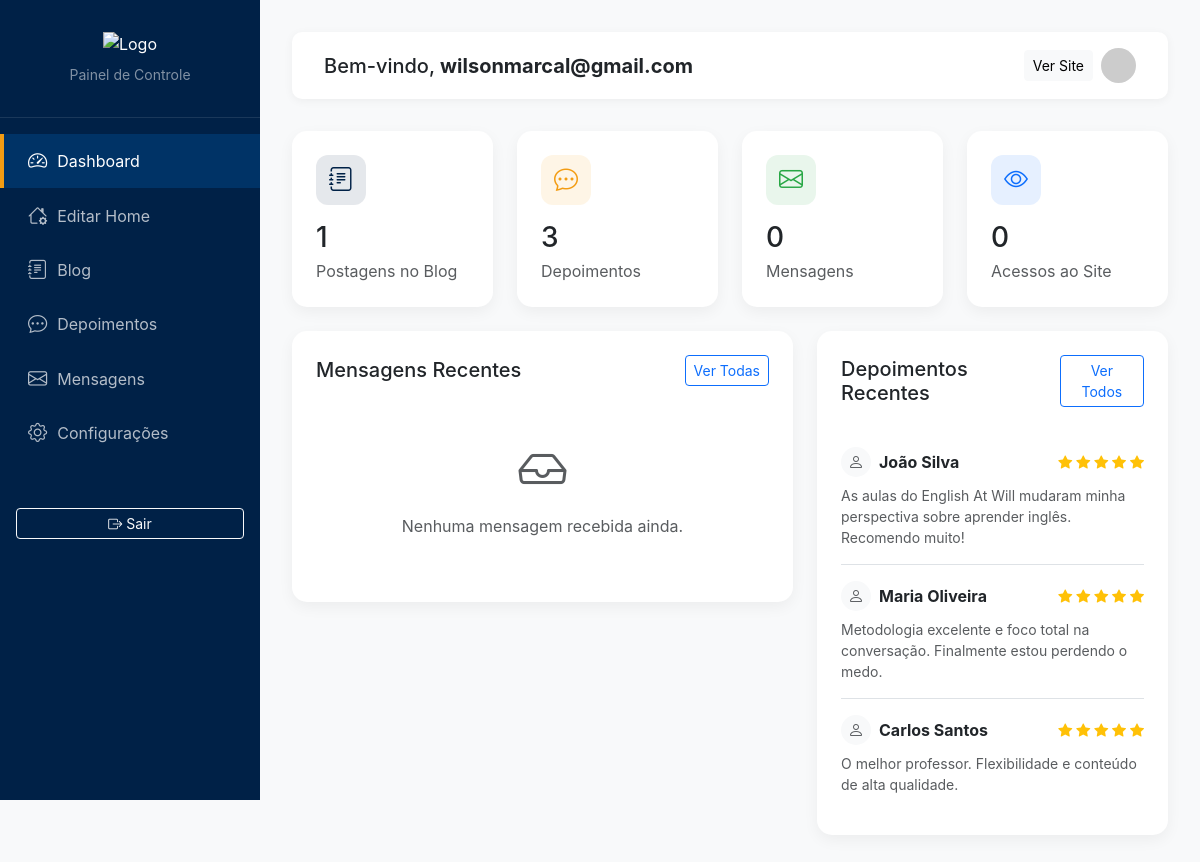
The page /index.php?url=admin (signed in) on the database its author committed.
### tables this page shows
CREATE TABLE IF NOT EXISTS testimonials (
    id INT AUTO_INCREMENT PRIMARY KEY,
    student_name VARCHAR(100) NOT NULL,
    content TEXT NOT NULL,
    rating INT DEFAULT 5,
    image_url VARCHAR(255) DEFAULT NULL,
    created_at TIMESTAMP DEFAULT CURRENT_TIMESTAMP
);

### app/controllers/AdminController.php (called while the page is built, shortened)
<?php
class AdminController extends Controller {
    private $courseModel;
    private $testimonialModel;
    private $contactModel;
    private $settingModel;
    private $postModel;
    public function __construct() {
        $this->courseModel = $this->model('Course');
        $this->testimonialModel = $this->model('Testimonial');
        $this->contactModel = $this->model('Contact');
        $this->settingModel = $this->model('Setting');
        $this->postModel = $this->model('Post');
    }
    public function index() {
        $courses = $this->courseModel->getAll() ?: [];
        $testimonials = $this->testimonialModel->getAll() ?: [];
        $contacts = $this->contactModel->getAll() ?: [];
        $settings = $this->settingModel->getAll() ?: [];
        $posts = $this->postModel->getAll() ?: [];
        $site_views = isset($settings['site_views']) ? (int)$settings['site_views'] : 0;
        $data = [
            'courses_count' => count($courses),
            'testimonials_count' => count($testimonials),
            'posts_count' => count($posts),
            'site_views' => $site_views,
            'contacts' => $contacts,
            'testimonials' => $testimonials,
            'settings' => $settings
        ];
        $this->view('admin/dashboard', $data);
    }
}
?>

### app/core/App.php (called while the page is built, shortened)
<?php
class App {
    protected $currentController = 'HomeController';
    protected $currentMethod = 'index';
    public function __construct() {
        $url = $this->getUrl();
        if (isset($url[0]) && !empty($url[0])) {
            if (file_exists('app/controllers/' . ucwords($url[0]) . 'Controller.php')) {
                $this->currentController = ucwords($url[0]) . 'Controller';
                unset($url[0]);
            }
        }
        if (file_exists('app/controllers/' . $this->currentController . '.php')) {
            $this->currentController = new $this->currentController;
        } else {
            die('Página não encontrada');
        }
        $this->params = $url ? array_values($url) : [];
        call_user_func_array([$this->currentController, $this->currentMethod], $this->params);
    }
    public function getUrl() {
        if (isset($_GET['url'])) {
            $url = rtrim($_GET['url'], '/');
            $url = filter_var($url, FILTER_SANITIZE_URL);
            $url = explode('/', $url);
            return $url;
        }
        return [];
    }
}
?>

### index.php (called while the page is built, shortened)
<?php
require_once 'config/database.php';
require_once 'app/core/App.php';
require_once 'app/core/Controller.php';
$app = new App();
?>

### app/models/Testimonial.php (called while the page is built, shortened)
<?php
class Testimonial {
    private $db;
    public function __construct() {
        $database = new Database();
        $this->db = $database->getConnection();
    }
    public function getAll() {
        $query = "SELECT * FROM testimonials ORDER BY created_at DESC";
        $stmt = $this->db->prepare($query);
        $stmt->execute();
        return $stmt->fetchAll(PDO::FETCH_OBJ);
    }
}
?>

### config/database.php (called while the page is built, shortened)
<?php
class Database {
    private $host = DB_HOST;
    private $db_name = DB_NAME;
    private $username = DB_USER;
    private $password = DB_PASS;
    public function getConnection() {
        $this->conn = null;
        try {
            $this->conn = new PDO("mysql:host=" . $this->host . ";dbname=" . $this->db_name, $this->username, $this->password);
            $this->conn->exec("set names utf8mb4");
            $this->conn->setAttribute(PDO::ATTR_ERRMODE, PDO::ERRMODE_EXCEPTION);
        } catch(PDOException $exception) {
            error_log("Erro de conexão: " . $exception->getMessage());
        }
        return $this->conn;
    }
}
?>

### app/views/admin/dashboard.php (the view, shortened to what this page needs)
<!DOCTYPE html>
<html lang="pt-BR">
<head>
    <link href="https://cdn.jsdelivr.net/npm/bootstrap@5.3.0/dist/css/bootstrap.min.css" rel="stylesheet">
    <link rel="stylesheet" href="https://cdn.jsdelivr.net/npm/bootstrap-icons@1.11.0/font/bootstrap-icons.css">
</head>
<body>
    <div class="sidebar">
        <div class="sidebar-header text-center">
            <img src="<?php echo URLROOT; ?>/images/logo-admin.png" alt="Logo" class="img-fluid mb-2" style="max-height: 60px; ">
            <div class="small text-white-50">Painel de Controle</div>
        </div>
        <div class="sidebar-menu">
            <a href="index.php?url=admin" class="menu-item active">
                <i class="bi bi-speedometer2"></i> Dashboard
            </a>
            <a href="index.php?url=admin/editHome" class="menu-item">
                <i class="bi bi-house-gear"></i> Editar Home
            </a>
            <a href="index.php?url=admin/posts" class="menu-item">
                <i class="bi bi-journal-text"></i> Blog
            </a>
            <a href="index.php?url=admin/testimonials" class="menu-item">
                <i class="bi bi-chat-dots"></i> Depoimentos
            </a>
            <a href="index.php?url=admin/contacts" class="menu-item">
                <i class="bi bi-envelope"></i> Mensagens
            </a>
            <a href="index.php?url=admin/settings" class="menu-item">
                <i class="bi bi-gear"></i> Configurações
            </a>
            <div class="mt-5 px-3">
                <a href="index.php?url=admin/logout" class="btn btn-outline-light btn-sm w-100">
                    <i class="bi bi-box-arrow-right"></i> Sair
                </a>
            </div>
        </div>
    </div>
    <div class="main-content">
        <div class="top-nav">
            <h5 class="mb-0">Bem-vindo, <strong><?php echo $_SESSION['username'] ?? 'Admin'; ?></strong></h5>
            <div class="d-flex align-items-center">
                <a href="index.php" target="_blank" class="btn btn-sm btn-light me-2">Ver Site</a>
                <div class="dropdown">
                    <img src="https://ui-avatars.com/api/?name=Admin&background=002147&color=fff" class="rounded-circle" width="35" alt="Avatar">
                </div>
            </div>
        </div>
        <div class="row g-4 mb-4">
            <div class="col-md-3">
                <div class="stat-card">
                    <div class="stat-icon icon-blue">
                        <i class="bi bi-journal-text"></i>
                    </div>
                    <h3 class="mb-1"><?php echo $data['posts_count'] ?? 0; ?></h3>
                    <p class="text-muted mb-0">Postagens no Blog</p>
                </div>
            </div>
            <div class="col-md-3">
                <div class="stat-card">
                    <div class="stat-icon icon-orange">
                        <i class="bi bi-chat-dots"></i>
                    </div>
                    <h3 class="mb-1"><?php echo $data['testimonials_count'] ?? 0; ?></h3>
                    <p class="text-muted mb-0">Depoimentos</p>
                </div>
            </div>
            <div class="col-md-3">
                <div class="stat-card">
                    <div class="stat-icon icon-green">
                        <i class="bi bi-envelope"></i>
                    </div>
                    <h3 class="mb-1"><?php echo count($data['contacts'] ?? []); ?></h3>
                    <p class="text-muted mb-0">Mensagens</p>
                </div>
            </div>
            <div class="col-md-3">
                <div class="stat-card">
                    <div class="stat-icon" style="background: rgba(13, 110, 253, 0.1); color: #0d6efd;">
                        <i class="bi bi-eye"></i>
                    </div>
                    <h3 class="mb-1"><?php echo $data['site_views'] ?? 0; ?></h3>
                    <p class="text-muted mb-0">Acessos ao Site</p>
                </div>
            </div>
        </div>
        <div class="row">
            <div class="col-lg-7">
                <div class="table-container mb-4">
                    <div class="d-flex justify-content-between align-items-center mb-4">
                        <h5 class="mb-0">Mensagens Recentes</h5>
                        <a href="index.php?url=admin/contacts" class="btn btn-sm btn-outline-primary">Ver Todas</a>
                    </div>
            <?php if (!empty($data['contacts'])): ?>
                <div class="table-responsive">
                    <table class="table table-hover align-middle">
                        <thead class="table-light">
                            <tr>
                                <th>Nome</th>
                                <th>WhatsApp</th>
                                <th>Data</th>
                                <th>Status</th>
                                <th>Ações</th>
                            </tr>
                        </thead>
                        <tbody>
                            <?php foreach (array_slice($data['contacts'], 0, 5) as $contact): ?>
                                <tr>
                                    <td>
                                        <div class="fw-bold"><?php echo htmlspecialchars($contact->name); ?></div>
                                        <small class="text-muted"><?php echo htmlspecialchars($contact->email); ?></small>
                                    </td>
                                    <td><?php echo htmlspecialchars($contact->whatsapp); ?></td>
                                    <td><?php echo date('d/m/Y', strtotime($contact->created_at)); ?></td>
                                    <td>
                                        <span class="badge <?php echo $contact->status == 'new' ? 'badge-new' : 'badge-read'; ?>">
                                            <?php echo $contact->status == 'new' ? 'Nova' : 'Lida'; ?>
                                        </span>
                                    </td>
                                    <td>
                                        <button class="btn btn-sm btn-light"><i class="bi bi-eye"></i></button>
                                    </td>
                                </tr>
                            <?php endforeach; ?>
                        </tbody>
                    </table>
                </div>
            <?php else: ?>
                <div class="text-center py-4">
                    <i class="bi bi-inbox text-muted" style="font-size: 3rem;"></i>
                    <p class="text-muted mt-2">Nenhuma mensagem recebida ainda.</p>
                </div>
            <?php endif; ?>
                </div>
            </div>
            <div class="col-lg-5">
                <div class="table-container">
                    <div class="d-flex justify-content-between align-items-center mb-4">
                        <h5 class="mb-0">Depoimentos Recentes</h5>
                        <a href="index.php?url=admin/testimonials" class="btn btn-sm btn-outline-primary">Ver Todos</a>
                    </div>
                    <?php if (!empty($data['testimonials'])): ?>
                        <div class="list-group list-group-flush">
                            <?php foreach (array_slice($data['testimonials'], 0, 5) as $testimonial): ?>
                                <div class="list-group-item px-0 py-3">
                                    <div class="d-flex align-items-center mb-2">
                                        <?php if ($testimonial->image_url): ?>
                                            <img src="<?php echo $testimonial->image_url; ?>" class="rounded-circle me-2" width="30" height="30" style="object-fit: cover;">
                                        <?php else: ?>
                                            <div class="rounded-circle bg-light d-flex align-items-center justify-content-center me-2" style="width: 30px; height: 30px;">
                                                <i class="bi bi-person text-muted"></i>
                                            </div>
                                        <?php endif; ?>
                                        <div class="fw-bold"><?php echo htmlspecialchars($testimonial->student_name); ?></div>
                                        <div class="ms-auto text-warning small">
                                            <?php for($i=0; $i<$testimonial->rating; $i++): ?>
                                                <i class="bi bi-star-fill"></i>
                                            <?php endfor; ?>
                                        </div>
                                    </div>
                                    <p class="text-muted small mb-0">
                                        <?php echo substr(htmlspecialchars($testimonial->content), 0, 100) . (strlen($testimonial->content) > 100 ? '...' : ''); ?>
                                    </p>
                                </div>
                            <?php endforeach; ?>
                        </div>
                    <?php else: ?>
                        <div class="text-center py-4">
                            <p class="text-muted">Nenhum depoimento ainda.</p>
                        </div>
                    <?php endif; ?>
                </div>
            </div>
        </div>
    </div>
</body>
</html>

### app/core/Controller.php (shortened to what this page needs)
<?php
class Controller {
    public function model($model) {
        return new $model();
    }
    public function view($view, $data = []) {
        $lang = $_SESSION['lang'] ?? 'pt';
        $langFile = 'app/languages/' . $lang . '.php';
        if (file_exists($langFile)) {
            $texts = require $langFile;
            $data['lang'] = $lang;
            $data['texts'] = $texts;
        }
        if (file_exists('app/views/' . $view . '.php')) {
            require_once 'app/views/' . $view . '.php';
        } else {
            die('View não encontrada');
        }
    }
}
?>

### app/views/admin/dashboard.php (style rules this page uses)
:root { --sidebar-bg: #002147; --sidebar-hover: #003366; --accent-color: #f39c12; --content-bg: #f8f9fa; }
body { background-color: var(--content-bg); font-family: 'Inter', sans-serif; }
.sidebar { width: 260px; background-color: var(--sidebar-bg); min-height: 100vh; position: fixed; color: white; transition: all 0.3s; z-index: 1000; }
.sidebar-header { padding: 2rem 1.5rem; border-bottom: 1px solid rgba(255,255,255,0.1); }
.sidebar-menu { padding: 1rem 0; }
.menu-item { padding: 0.8rem 1.5rem; display: flex; align-items: center; color: rgba(255,255,255,0.7); text-decoration: none; transition: all 0.3s; border-left: 4px solid transparent; }
.menu-item:hover, .menu-item.active { background-color: var(--sidebar-hover); color: white; border-left-color: var(--accent-color); }
.menu-item i { margin-right: 10px; font-size: 1.2rem; }
.main-content { margin-left: 260px; padding: 2rem; }
.top-nav { background: white; padding: 1rem 2rem; display: flex; justify-content: space-between; align-items: center; box-shadow: 0 2px 10px rgba(0,0,0,0.05); margin-bottom: 2rem; border-radius: 10px; }
.stat-card { background: white; border-radius: 15px; padding: 1.5rem; box-shadow: 0 5px 15px rgba(0,0,0,0.05); border: none; transition: transform 0.3s; }
.stat-icon { width: 50px; height: 50px; border-radius: 12px; display: flex; align-items: center; justify-content: center; font-size: 1.5rem; margin-bottom: 1rem; }
.icon-blue { background: rgba(0, 33, 71, 0.1); color: var(--sidebar-bg); }
.icon-orange { background: rgba(243, 156, 18, 0.1); color: var(--accent-color); }
.icon-green { background: rgba(40, 167, 69, 0.1); color: #28a745; }
.table-container { background: white; border-radius: 15px; padding: 1.5rem; box-shadow: 0 5px 15px rgba(0,0,0,0.05); }

### rows shown on the page
testimonials: student_name "João Silva", rating 5 (drawn), content "As aulas do English At Will mudaram minha perspectiva sobre aprender inglês. Recomendo muito!"
testimonials: student_name "Maria Oliveira", rating 5 (drawn), content "Metodologia excelente e foco total na conversação. Finalmente estou perdendo o medo."
testimonials: student_name "Carlos Santos", rating 5 (drawn), content "O melhor professor. Flexibilidade e conteúdo de alta qualidade."

### other values the page prints
$_SESSION['username'] "wilsonmarcal@gmail.com"
$data['posts_count'] "1"
$data['testimonials_count'] "3"
count($data['contacts'] ?? []) "0"
$data['site_views'] "0"
